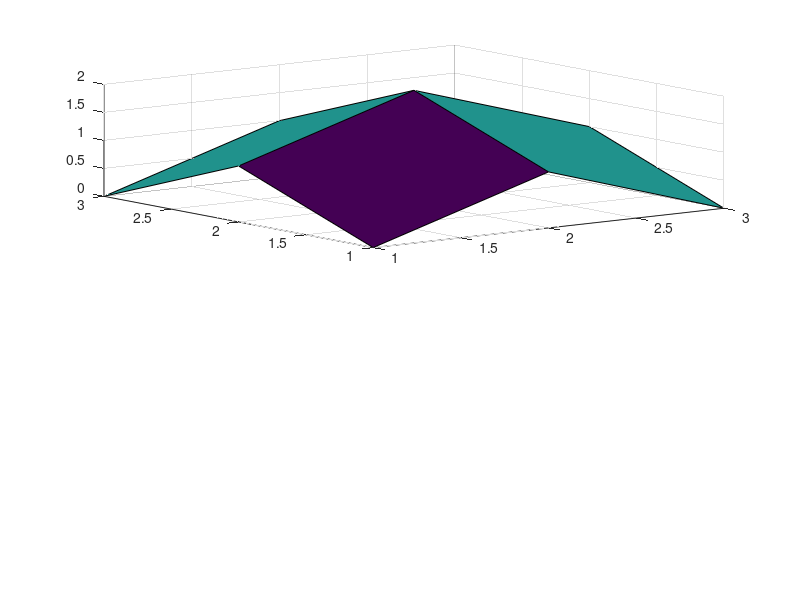

Source code (MATLAB): (Note: this script raises an error after producing the figure.)
f = figure(44);
top_axes = subplot(211);
surface_handle = surf([0, 1, 0; 1, 2, 1; 0, 1, 0]);
default_mode = shading();
flat_mode = shading("flat");
flat_query = shading();

bottom_axes = subplot(212);
mesh_handle = mesh([0, 1, 0; 1, 2, 1; 0, 1, 0]);
bottom_default = shading();
interp_mode = shading("interp");
interp_query = shading();
top_before_target = shading(top_axes);
shading(top_axes, "flat");
top_after_target = shading(top_axes);
bottom_after_target = shading(bottom_axes);

subplot(211);
faceted_mode = shading("faceted");
top_query = shading();
current = gcf();
